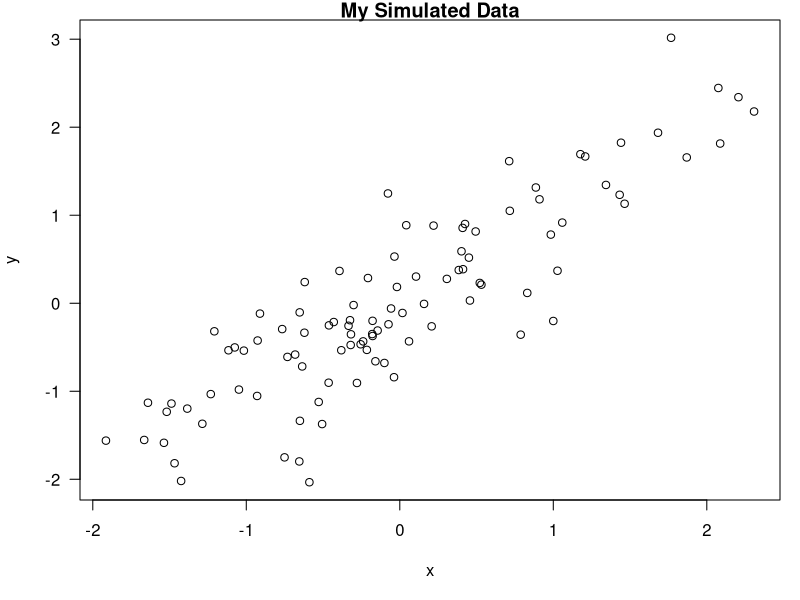
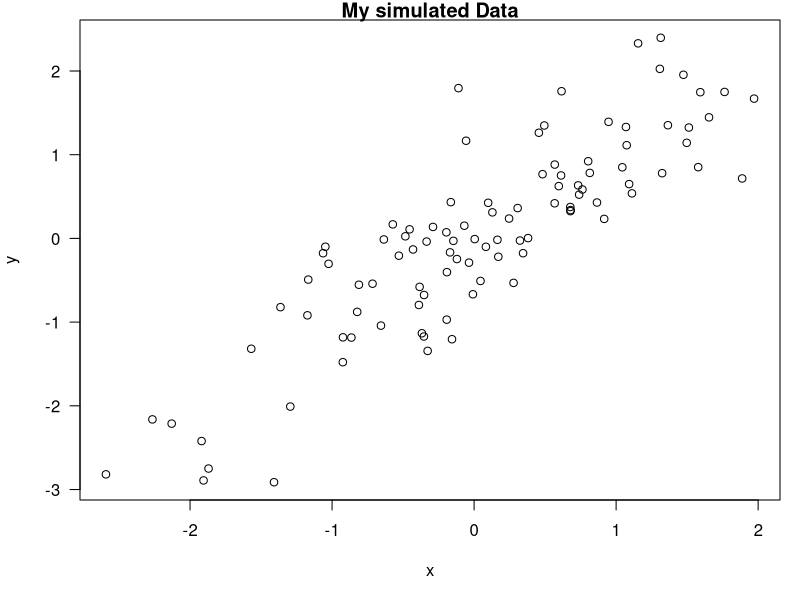

These figures' R source, in order:
## ---- chunk 1
set.seed(1)
x<-rnorm(100)
mean(x)
## ---- chunk 2
time <- format(Sys.time(),"%a %b %d %X %Y")
rand <- rnorm(1)
## ---- chunk 3
x <- rnorm(100); y <- x + rnorm(100, sd=0.5)
## ---- chunk 4
par(mar=c(5,4,1,1), las=1)
plot(x,y,main="My Simulated Data")
## ---- chunk 5
library(datasets)
data(airquality)
fit <- lm(Ozone ~ Wind + Temp + Solar.R, data=airquality)
## ---- chunk 6
library(xtable)
xt<-xtable(summary(fit))
print(xt,type="html")
## ---- chunk 7
library(knitr)
opts_chunk$set(echo=FALSE, results="hide")
## ---- chunk 8
x<-rnorm(100); y<-x +rnorm(100, sd=0.5)
## ---- chunk 9
par(mar=c(5,4,1,1), las=1)
plot(x,y,main ="My simulated Data")
